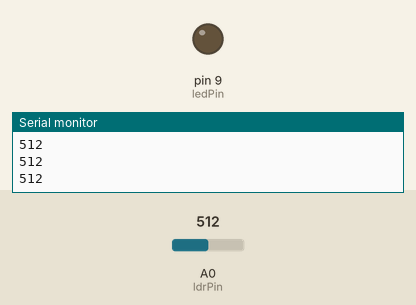
This sketch was run on a simulated Arduino Uno, built with avr-gcc and run on an emulated ATmega328P. Shown: output pins drawn as LEDs (lit = HIGH), the last lines printed to the serial monitor. The inputs (shaded band) are chosen by the test bench; at power-on: A0 (ldrPin) = 512.

Above: at 1.2 s.
1.3 s: A0 (ldrPin) set to 105
2.8 s: A0 (ldrPin) set to 90
At 4.0 s:
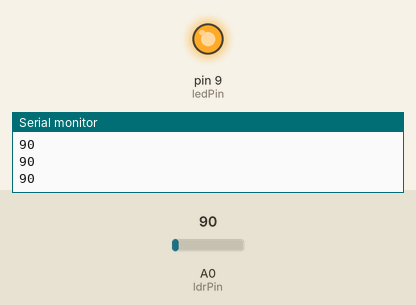
4.3 s: A0 (ldrPin) set to 110
At 5.1 s:
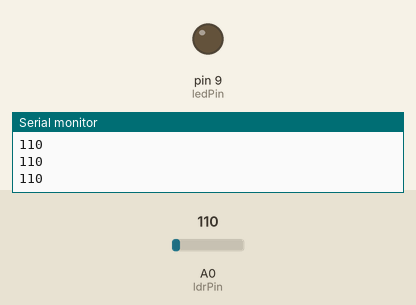
5.8 s: A0 (ldrPin) set to 0
At 6.3 s:
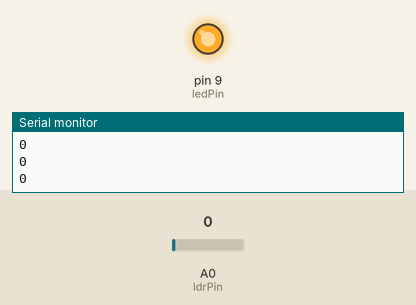
Timing chart, 0 to 8.3 s (numbered marks = the images above; inputs shaded):
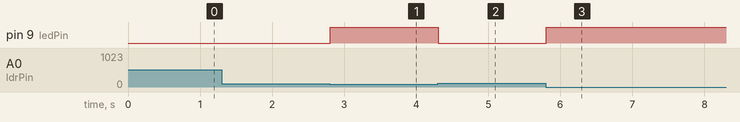

The sketch:

fce4878f060ef85710b981b4f6c14c7b.ino
```cpp
/*  Acende o led quando o ambiente fica escuro */

int ldrPin = A0; // Seleciona o pino de entrada para o potentiômetro
int ledPin = 9;  // Seleciona o pino de saída para o motor
int val    = 0;  // Variável para guardar o valor da entrada analógica

void setup() {
  pinMode(ldrPin, INPUT);  // configura a porta do potenciômetro como entrada
  pinMode(ledPin, OUTPUT); // configura a porta do motor como saída
  // abre a porta serial, define a taxa de transferência de dados a 9600 bps
  Serial.begin(9600);
}

void loop() {
  val = analogRead(ldrPin); // Lê o valor proveniente da entrada analógica
  Serial.println(val);      // escreve o valor no monitor serial
  // teste para o acionamento do led
  if (val < 100) {
    digitalWrite(ledPin, HIGH);
  }else {
    digitalWrite(ledPin, LOW);
  }
}
```

Measured:
- the behaviour switches between 100 and 99 on A0 (ldrPin) (found by bisection; images 0 and 1)
- after the input at 2.8 s, pin 9 (ledPin): LOW → HIGH at once
- after the input at 4.3 s, pin 9 (ledPin): HIGH → LOW at once
- after the input at 5.8 s, pin 9 (ledPin): LOW → HIGH at once
